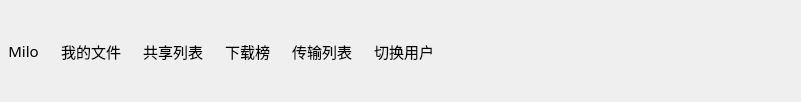
<?xml version="1.0" encoding="UTF-8"?>
<ui version="4.0">
 <class>MainWidgetButton</class>
 <widget class="QWidget" name="MainWidgetButton">
  <property name="geometry">
   <rect>
    <x>0</x>
    <y>0</y>
    <width>801</width>
    <height>102</height>
   </rect>
  </property>
  <property name="font">
   <font>
    <family>宋体</family>
    <pointsize>11</pointsize>
   </font>
  </property>
  <property name="windowTitle">
   <string>Form</string>
  </property>
  <layout class="QGridLayout" name="gridLayout">
   <property name="leftMargin">
    <number>0</number>
   </property>
   <property name="topMargin">
    <number>0</number>
   </property>
   <property name="rightMargin">
    <number>0</number>
   </property>
   <property name="bottomMargin">
    <number>0</number>
   </property>
   <property name="spacing">
    <number>0</number>
   </property>
   <item row="0" column="0" rowspan="2">
    <widget class="QFrame" name="frame">
     <property name="frameShape">
      <enum>QFrame::NoFrame</enum>
     </property>
     <property name="frameShadow">
      <enum>QFrame::Raised</enum>
     </property>
     <layout class="QHBoxLayout" name="horizontalLayout">
      <property name="spacing">
       <number>6</number>
      </property>
      <property name="leftMargin">
       <number>0</number>
      </property>
      <property name="topMargin">
       <number>0</number>
      </property>
      <property name="rightMargin">
       <number>0</number>
      </property>
      <property name="bottomMargin">
       <number>0</number>
      </property>
      <item>
       <widget class="QToolButton" name="buttonUser">
        <property name="text">
         <string>Milo</string>
        </property>
        <property name="icon">
         <iconset resource="image.qrc">
          <normaloff>:/image/title_user.png</normaloff>:/image/title_user.png</iconset>
        </property>
        <property name="iconSize">
         <size>
          <width>70</width>
          <height>70</height>
         </size>
        </property>
        <property name="autoRepeat">
         <bool>false</bool>
        </property>
        <property name="toolButtonStyle">
         <enum>Qt::ToolButtonTextUnderIcon</enum>
        </property>
        <property name="autoRaise">
         <bool>true</bool>
        </property>
       </widget>
      </item>
      <item>
       <widget class="QToolButton" name="buttonMyFiles">
        <property name="text">
         <string>我的文件</string>
        </property>
        <property name="icon">
         <iconset resource="image.qrc">
          <normaloff>:/image/title_file.png</normaloff>:/image/title_file.png</iconset>
        </property>
        <property name="iconSize">
         <size>
          <width>50</width>
          <height>50</height>
         </size>
        </property>
        <property name="autoRepeat">
         <bool>false</bool>
        </property>
        <property name="toolButtonStyle">
         <enum>Qt::ToolButtonTextUnderIcon</enum>
        </property>
        <property name="autoRaise">
         <bool>true</bool>
        </property>
       </widget>
      </item>
      <item>
       <widget class="QToolButton" name="buttonShareFiles">
        <property name="text">
         <string>共享列表</string>
        </property>
        <property name="icon">
         <iconset resource="image.qrc">
          <normaloff>:/image/title_share.png</normaloff>:/image/title_share.png</iconset>
        </property>
        <property name="iconSize">
         <size>
          <width>50</width>
          <height>50</height>
         </size>
        </property>
        <property name="autoRepeat">
         <bool>false</bool>
        </property>
        <property name="toolButtonStyle">
         <enum>Qt::ToolButtonTextUnderIcon</enum>
        </property>
        <property name="autoRaise">
         <bool>true</bool>
        </property>
       </widget>
      </item>
      <item>
       <widget class="QToolButton" name="buttonRankingList">
        <property name="text">
         <string>下载榜</string>
        </property>
        <property name="icon">
         <iconset resource="image.qrc">
          <normaloff>:/image/title_hot.png</normaloff>:/image/title_hot.png</iconset>
        </property>
        <property name="iconSize">
         <size>
          <width>50</width>
          <height>50</height>
         </size>
        </property>
        <property name="autoRepeat">
         <bool>false</bool>
        </property>
        <property name="toolButtonStyle">
         <enum>Qt::ToolButtonTextUnderIcon</enum>
        </property>
        <property name="autoRaise">
         <bool>true</bool>
        </property>
       </widget>
      </item>
      <item>
       <widget class="QToolButton" name="buttonData">
        <property name="text">
         <string>传输列表</string>
        </property>
        <property name="icon">
         <iconset resource="image.qrc">
          <normaloff>:/image/title_data.png</normaloff>:/image/title_data.png</iconset>
        </property>
        <property name="iconSize">
         <size>
          <width>50</width>
          <height>50</height>
         </size>
        </property>
        <property name="autoRepeat">
         <bool>false</bool>
        </property>
        <property name="toolButtonStyle">
         <enum>Qt::ToolButtonTextUnderIcon</enum>
        </property>
        <property name="autoRaise">
         <bool>true</bool>
        </property>
       </widget>
      </item>
      <item>
       <widget class="QToolButton" name="buttonChange">
        <property name="text">
         <string>切换用户</string>
        </property>
        <property name="icon">
         <iconset resource="image.qrc">
          <normaloff>:/image/title_change.png</normaloff>:/image/title_change.png</iconset>
        </property>
        <property name="iconSize">
         <size>
          <width>50</width>
          <height>50</height>
         </size>
        </property>
        <property name="autoRepeat">
         <bool>false</bool>
        </property>
        <property name="toolButtonStyle">
         <enum>Qt::ToolButtonTextUnderIcon</enum>
        </property>
        <property name="autoRaise">
         <bool>true</bool>
        </property>
       </widget>
      </item>
     </layout>
    </widget>
   </item>
   <item row="0" column="1">
    <spacer name="horizontalSpacer">
     <property name="orientation">
      <enum>Qt::Horizontal</enum>
     </property>
     <property name="sizeHint" stdset="0">
      <size>
       <width>82</width>
       <height>20</height>
      </size>
     </property>
    </spacer>
   </item>
   <item row="0" column="2">
    <layout class="QHBoxLayout" name="horizontalLayout_2">
     <item>
      <widget class="QToolButton" name="buttonMin">
       <property name="text">
        <string/>
       </property>
       <property name="icon">
        <iconset resource="image.qrc">
         <normaloff>:/image/title_min.png</normaloff>:/image/title_min.png</iconset>
       </property>
       <property name="iconSize">
        <size>
         <width>30</width>
         <height>30</height>
        </size>
       </property>
       <property name="autoRaise">
        <bool>true</bool>
       </property>
      </widget>
     </item>
     <item>
      <widget class="QToolButton" name="buttonMax">
       <property name="text">
        <string/>
       </property>
       <property name="icon">
        <iconset resource="image.qrc">
         <normaloff>:/image/title_max.png</normaloff>:/image/title_max.png</iconset>
       </property>
       <property name="iconSize">
        <size>
         <width>30</width>
         <height>30</height>
        </size>
       </property>
       <property name="autoRaise">
        <bool>true</bool>
       </property>
      </widget>
     </item>
     <item>
      <widget class="QToolButton" name="buttonClose">
       <property name="text">
        <string/>
       </property>
       <property name="icon">
        <iconset resource="image.qrc">
         <normaloff>:/image/title_close.png</normaloff>:/image/title_close.png</iconset>
       </property>
       <property name="iconSize">
        <size>
         <width>30</width>
         <height>30</height>
        </size>
       </property>
       <property name="autoRaise">
        <bool>true</bool>
       </property>
      </widget>
     </item>
    </layout>
   </item>
   <item row="1" column="2">
    <spacer name="verticalSpacer">
     <property name="orientation">
      <enum>Qt::Vertical</enum>
     </property>
     <property name="sizeType">
      <enum>QSizePolicy::Preferred</enum>
     </property>
     <property name="sizeHint" stdset="0">
      <size>
       <width>20</width>
       <height>57</height>
      </size>
     </property>
    </spacer>
   </item>
  </layout>
 </widget>
 <resources>
  <include location="image.qrc"/>
 </resources>
 <connections/>
</ui>
